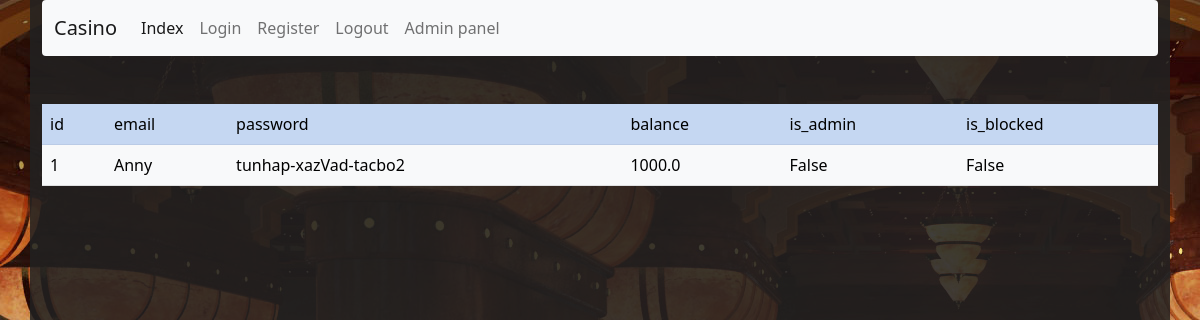
Before: /admin/users with the older database file.
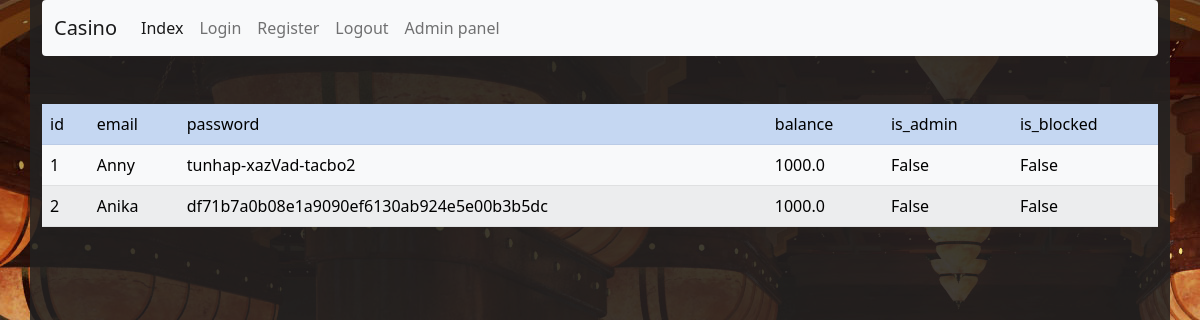
After: the same page with the newer database file.
### main.py (models this page shows)
class User(db.Model):
    __tablename__ = "user"
    id = db.Column(db.Integer, primary_key=True)
    email = db.Column(db.String(100), nullable=False)
    password = db.Column(db.String(255), nullable=False)
    balance = db.Column(db.Float, default=1000)
    is_admin = db.Column(db.Boolean, default=False)
    is_blocked = db.Column(db.Boolean, default=False)
    date_of_birth = db.Column(db.DateTime, default=datetime.utcnow)
    user_games = db.Column(db.Integer, db.ForeignKey('game.id'))

### main.py (the view)
@app.route("/admin/users")
def admin_users():
    users = User.query.all()
    return render_template("admin_users.html", users=users)

### templates/admin_users.html (shortened to what this page needs)
{% extends 'base.html' %}
{% block body %}
    <table class="table table-striped table-hover">
        <tr class="table-primary">
            <td>id</td>
            <td>email</td>
            <td>password</td>
            <td>balance</td>
            <td>is_admin</td>
            <td>is_blocked</td>
        </tr>
        {% for user in users %}
            <tr class="table-light">
                <td>{{ user.id }}</td>
                <td>{{ user.email }}</td>
                <td>{{ user.password }}</td>
                <td>{{ user.balance }}</td>
                <td>{{ user.is_admin }}</td>
                <td>{{ user.is_blocked }}</td>
            </tr>
        {% endfor %}
    </table>
{% endblock %}

### templates/base.html (shortened to what this page needs)
<!DOCTYPE html>
<html lang="ru">
<head>
    <link href="https://cdn.jsdelivr.net/npm/bootstrap@5.0.0-beta3/dist/css/bootstrap.min.css" rel="stylesheet">
  </head>
<body style="background: url({{ url_for('static', filename = 'bg.jpg') }}) no-repeat 0px 0px;">
<div class="container" style="height: 100vh; background-color: rgba(33, 33, 33, 0.85);">
    <nav class="navbar navbar-expand-lg navbar-light bg-light rounded" aria-label="Eleventh navbar example">
      <div class="container-fluid">
        <a class="navbar-brand" href="#">Casino</a>
        <div class="collapse navbar-collapse" id="navbarsExample09">
          <ul class="navbar-nav me-auto mb-2 mb-lg-0">
            <li class="nav-item">
              <a class="nav-link active" aria-current="page" href="{{ url_for('index') }}">Index</a>
            </li>
            <li class="nav-item">
              <a class="nav-link" href="{{ url_for('login') }}">Login</a>
            </li>
            <li class="nav-item">
              <a class="nav-link" href="{{ url_for('register') }}">Register</a>
            </li>
              <li class="nav-item">
              <a class="nav-link" href="{{ url_for('logout') }}">Logout</a>
            </li>
              <li class="nav-item">
              <a class="nav-link" href="{{ url_for('admin') }}">Admin panel</a>
            </li>
          </ul>
        </div>
      </div>
    </nav>
    <br><br>
    {% block body %}{% endblock %}
</div>
</body>
</html>

Changed rows visible on the page:
added User: id "2", email "Anika", password "df71b7a0b08e1a9090ef6130ab924e5e00b3b5dc", balance "1000.0", is_admin "False", is_blocked "False"
